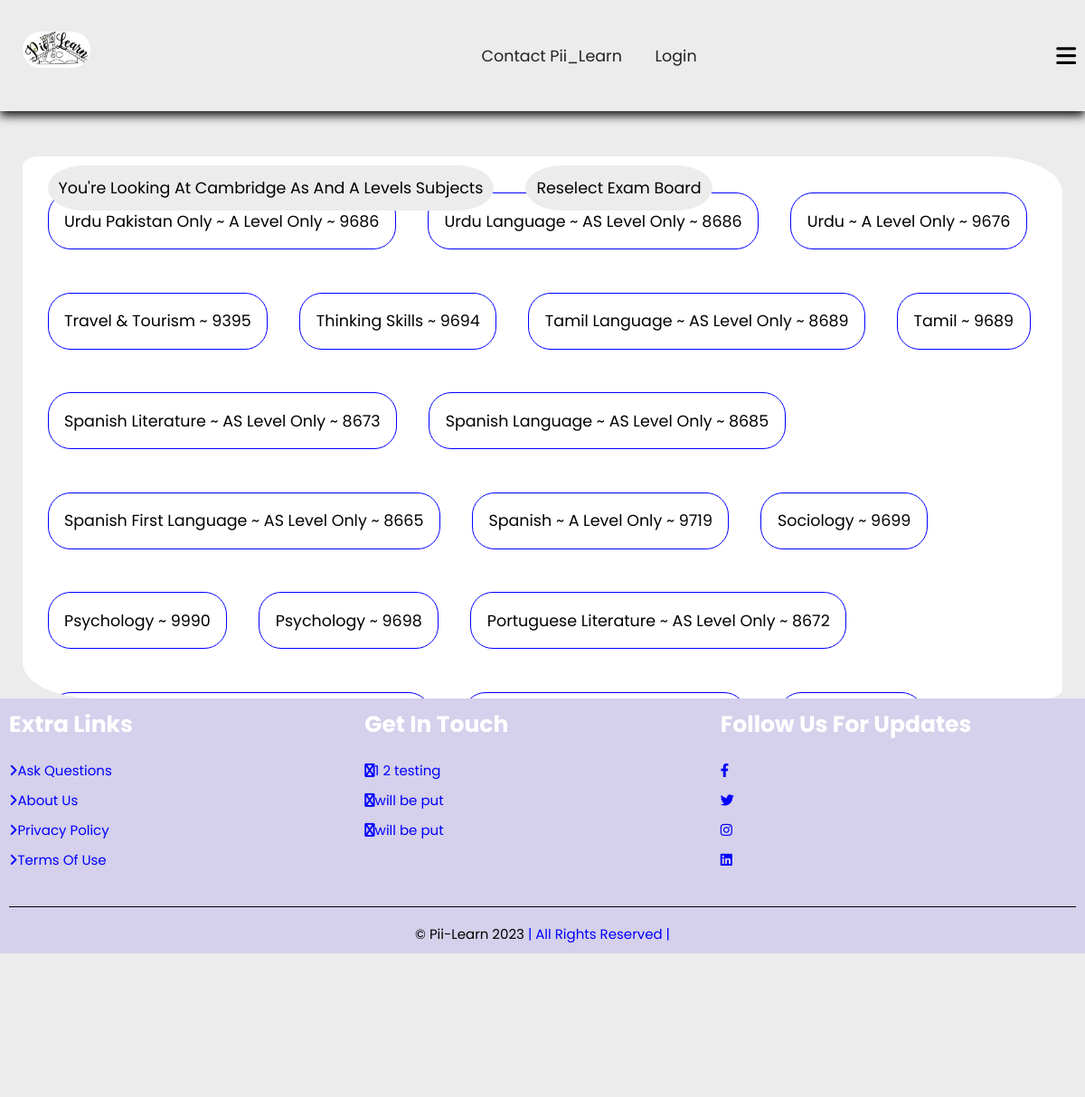
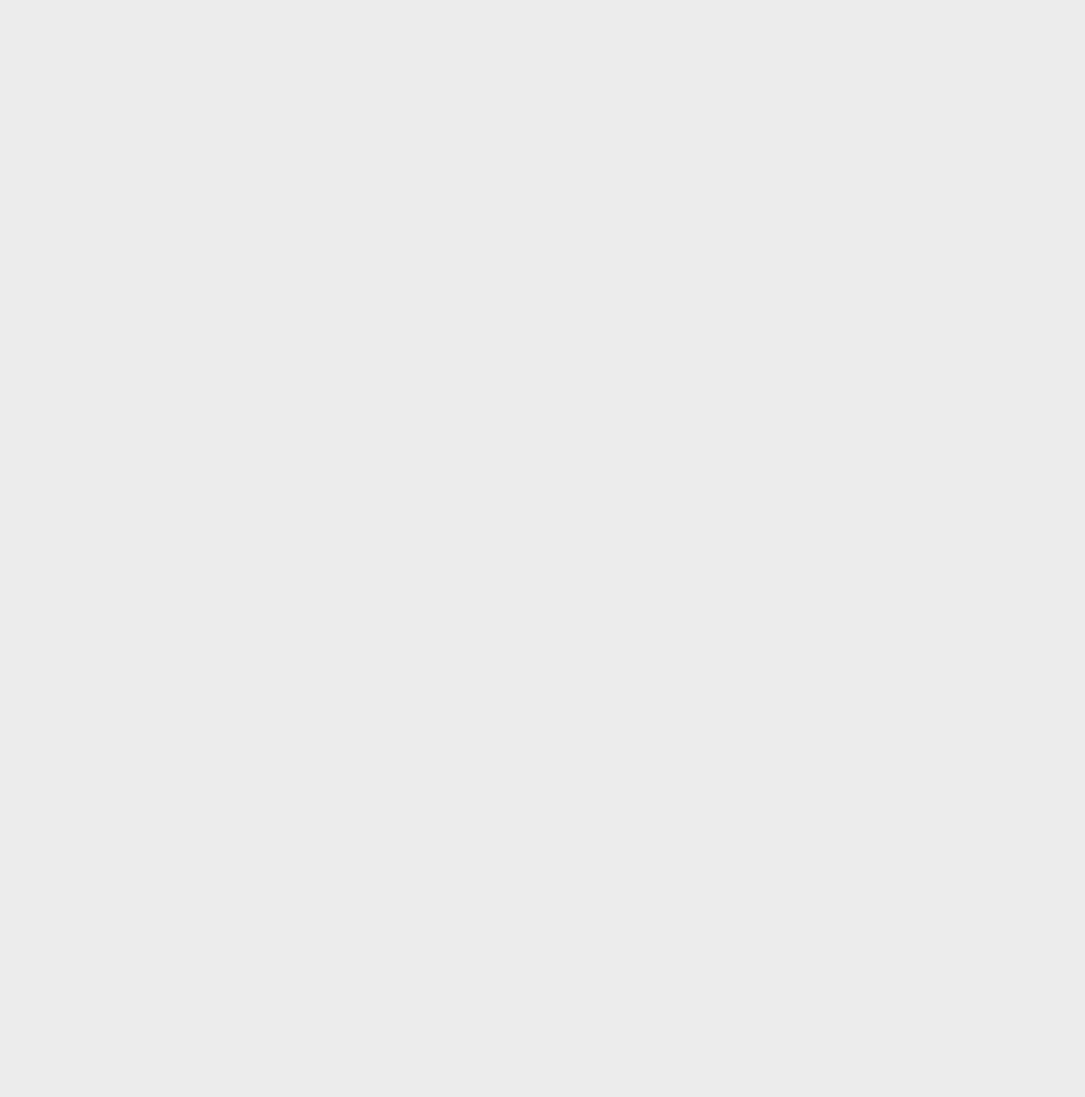
Screenshot of /topicalpastpaper/Cambridge As and A levels with the database file from the repository (2 pictures, top to bottom).
### examsolution/models.py (models this page shows, shortened)
class website_pics(models.Model):
    website_logo = models.ImageField(null=True,upload_to='WesbitePics')

class ExamBoard(models.Model):
    exam_board = models.CharField(max_length=200)

class Subject(models.Model):
    exam_board_key = models.ForeignKey(ExamBoard, on_delete=models.CASCADE)
    subject = models.CharField(max_length=200)

### examsolution/views.py (the view)
# urls.py: path('topicalpastpaper/<exam_board>', views.subject_topical_past_paper, name='subject_topical_past_paper'),
def subject_topical_past_paper(request,exam_board):
    website_logo = website_pics.objects.get(id=1)
    exam_board_selected = get_object_or_404(ExamBoard,exam_board=exam_board)
    context = {
        'exam_board_selected' : exam_board_selected,
        'website_logo':website_logo,
    }
    return render(request,"examsolution/subject_topical_past_paper.html",context)

### examsolution/templates/examsolution/subject_topical_past_paper.html (shortened to what this page needs)
{% extends 'examsolution/base.html' %}
{% load static %}
{% block content %}
<section class="subjects">
    {% if exam_board_selected.subject_set.all %}
        <div class="panel_heading">
            <p>You're looking at {{exam_board_selected.exam_board}} subjects</p>
            <a href="{% url 'examsolution:topical_past_paper' %}">Reselect exam board</a>
        </div>
        {% for subject in exam_board_selected.subject_set.all  %}
                <a class="subject" href="{% url 'examsolution:topics_topical_past_paper' exam_board_selected.exam_board subject.subject %}">{{subject.subject}}</a>
        {% endfor %}
    {% else %}
        <div class="panel_heading">
            <p>{{exam_board_selected.exam_board}} questions <strong>Coming soon!</strong></p>
            <a href="{% url 'examsolution:topical_past_paper' %}">Reselect exam board</a>
        </div>
    {% endif %}
</section>
{% endblock content %}

### examsolution/templates/examsolution/base.html (shortened to what this page needs)
<!DOCTYPE html>
{% load static %}
<html lang="en">
<head>
    <link rel="stylesheet" href="https://cdnjs.cloudflare.com/ajax/libs/font-awesome/6.3.0/css/all.min.css" />
    <link rel="stylesheet" href="{% static 'examsolution/css/style.css' %}">
    <link rel="stylesheet" href="https://cdn.jsdelivr.net/npm/swiper@9/swiper-bundle.min.css"/>
</head>
<body>
    <section class="header">
        <a href=" {% url 'examsolution:home' %} " class="logo"> <img src="{% static website_logo.website_logo %}"  alt="" style="max-height:40px" id="website_logo"></a>
        <nav class="navbar" id='navbar-1'>
        </nav>
        <nav class="loginask">
            <a href=" {% url 'examsolution:contact_piilearn' %} ">Contact Pii_Learn</a>
            <a href="">Login</a>
        </nav>
        <div id="menu-btn" class="fas fa-bars"></div>
    </section>
    {% block content %}{% endblock content %}
    <section class="footer">
        <div class="box-container">
            <div class="box">
                <h3>extra links</h3>
                <a href="#"><i class="fas fa-angle-right"></i>ask questions</a>
                <a href="#"><i class="fas fa-angle-right"></i>about us</a>
                <a href="#"><i class="fas fa-angle-right"></i>privacy policy</a>
                <a href="#"><i class="fas fa-angle-right"></i>terms of use</a>
            </div>
            <div class="box">
                <h3>get in touch</h3>
                <a class="lower_case" href="#"><i class="fab fa-phone"></i>1 2 testing</a>
                <a class="lower_case" href="#"><i class="fab fa-envelope"></i>will be put</a>
                <a class="lower_case" href="#"><i class="fab fa-envelope"></i>will be put</a>
            </div>
            <div class="box">
                <h3>follow us for updates</h3>
                <a href="#"><i class="fab fa-facebook-f"></i></a>
                <a href="#"><i class="fab fa-twitter"></i></a>
                <a href="#"><i class="fab fa-instagram"></i></a>
                <a href="#"><i class="fab fa-linkedin"></i></a>
            </div>
        </div>
        <div class="copy_right"> &copy Pii-Learn 2023 <span>| all rights reserved |</span></div>
    </section>
</body>
</html>

### examsolution/static/examsolution/css/style.css (style rules this page uses)
:root { --main-color: #ececec; --black: #222; --white: #fff; --light--black: #777; --dark-bg: #eee; --border: .1rem solid var(--black); --box-shadow: 0 .5rem 1rem rgba(20, 16, 20, 1); --text-shadow: 0 1.5rem 3rem rgba(0,0,0,.3); }
* { font-family: 'Poppins', sans-serif; margin: 0; padding: 0; box-sizing: border-box; outline: none; border: none; text-decoration: none; text-transform: capitalize; }
html { font-size: 62.5%; overflow-x: hidden; background-color: var(--main-color); }
section { padding: 1rem; }
.header { top: 0; left: 0; right: 0; z-index: 1000; position: sticky, absolute; display: flex; box-shadow: var(--box-shadow); padding-bottom: 2rem; padding-top: 2rem; justify-content: space-between; align-items: center; }
.header .logo { font-size: 3rem; color: var(--black); padding: 1.5rem; }
.header .navbar a, .header .loginask a { font-size: 1.75rem; color: var(--black); margin-left: 2rem; background-color: var(--main-color); border: 5px solid var(--white) hidden; padding: .2rem; border-radius: 2.5rem hidden; background-color: var(--white) hidden; border: 5px solid var(--main-color); }
#menu-btn { font-size: 2.5rem; cursor: pointer; color: black; display: none; }
.header a img#website_logo { border-radius: 2rem; }
.exam_boards, .subjects, .topics,.no_question_answer { overflow: auto; margin-top: 5rem; margin-left: 2.5rem; margin-right: 2.5rem; border-radius: 2rem 8rem 2rem 8rem / 1rem 4rem 1rem 4rem; -moz-border-radius:2rem 8rem 2rem 8rem / 1rem 4rem 1rem 4rem; -webkit-border-radius:2rem 8rem 2rem 8rem / 1rem 4rem 1rem 4rem; height: 60rem; background-color: var(--white); padding-bottom: auto; }
.subjects .subject, .topics .topic { color: black; background-color: white; font-size: 1.75rem; border: solid blue 1px; margin: 1.75rem; margin-top: 3rem; padding: 1.75rem; border-radius: 2.5rem; float: left; }
.topics .panel_heading,.subjects .panel_heading,.no_question_answer .panel_heading { display: flex; justify-content: space-between; align-items: center; position: fixed; z-index:10; }
.subjects .panel_heading p,.subjects .panel_heading a,.topics .panel_heading p, .topics .panel_heading a,.no_question_answer .panel_heading a,.no_question_answer .panel_heading p { border-top-right-radius: 8rem 5rem; border-bottom-right-radius: 8rem 5rem; border-bottom-left-radius: 8rem 5rem; border-top-left-radius: 8rem 5rem; padding: 1.2rem; font-size: 1.75rem; color: black; background-color: var(--main-color); margin-left: 1.75rem; margin-right: 1.75rem; }
.footer { background-size: cover; background-position: center; background-attachment: fixed; background-color: rgba(63, 28, 221, 0.133); }
.footer .box-container { display: grid; grid-template-columns: repeat(auto-fit,minmax(25rem,1fr)); }
.footer .box-container .box h3 { color: var(--white); font-size: 2.5rem; padding-bottom: 2rem; }
.footer .box-container .box a { color: blue; font-size: 1.5rem; padding-bottom: 1rem; display: block; }
.footer .box-container .box a { color: blue; padding-right: .5rem; transition: 2s linear; }
.footer .box-container .box .lower_case { text-transform: lowercase; }
.footer .copy_right { text-align: center; padding-top: 1.75rem; margin-top: 3rem; border-top: .1rem solid black; font-size: 1.5rem; color: black; }
.footer .copy_right span { color: blue; }
@media (max-width:1215px) { #menu-btn { display: inline-block; transition: .2s linear; } }
@media (max-width:1215px) { .header .navbar { position: absolute; top: 99%; left: 0; right: 0; background-color: var(--white); border-top: var(--border); padding: 2rem; clip-path: polygon(0 0, 100% 0, 100% 0, 0 0); } }

### rows the page displays
website_pics: website_logo (picture)
ExamBoard: exam_board "Cambridge As And A Levels"
Subject: subject "Urdu Pakistan Only ~ A Level Only ~ 9686"
Subject: subject "Urdu Language ~ AS Level Only ~ 8686"
Subject: subject "Urdu ~ A Level Only ~ 9676"
Subject: subject "Travel & Tourism ~ 9395"
Subject: subject "Thinking Skills ~ 9694"
Subject: subject "Tamil Language ~ AS Level Only ~ 8689"
Subject: subject "Tamil ~ 9689"
Subject: subject "Spanish Literature ~ AS Level Only ~ 8673"
Subject: subject "Spanish Language ~ AS Level Only ~ 8685"
Subject: subject "Spanish First Language ~ AS Level Only ~ 8665"
Subject: subject "Spanish ~ A Level Only ~ 9719"
Subject: subject "Sociology ~ 9699"
Subject: subject "Psychology ~ 9990"
Subject: subject "Psychology ~ 9698"
Subject: subject "Portuguese Literature ~ AS Level Only ~ 8672"
